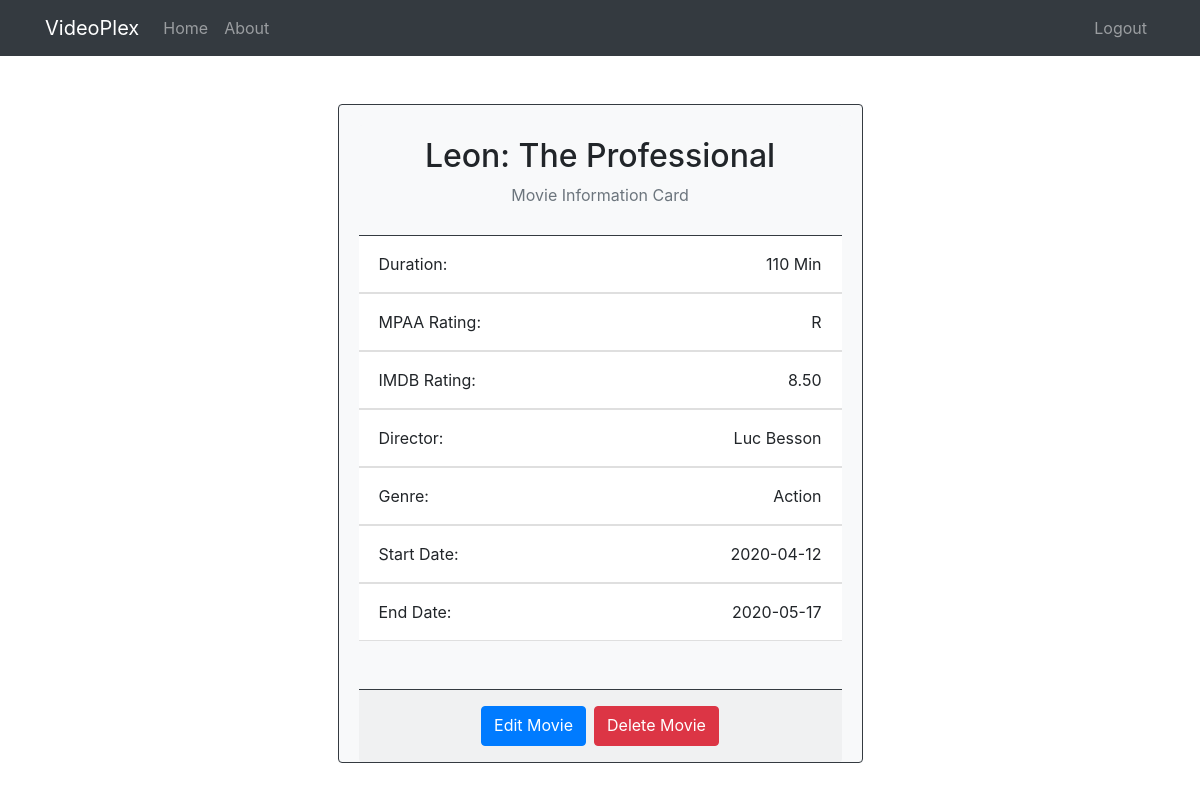
The page /cinemas/view_movie/2000/4000 (signed in) on the database its author committed.
### tables this page shows
CREATE TABLE movie (
    movie_id INT(6) AUTO_INCREMENT,
    movie_name VARCHAR(256) NOT NULL,
    duration INT(5),
    rating_mpaa CHAR(4),
    rating_imdb DECIMAL(4, 2),
    director VARCHAR(30) NOT NULL,
    genre VARCHAR(20),
    start_date DATE,
    end_date DATE,
    PRIMARY KEY (movie_id)
);

### app/controllers/Cinemas.php (called while the page is built, shortened)
<?php
    class Cinemas extends Controller {
        public function __construct() {
            $this->cinemaModel = $this->model('Cinema');
        }
        public function view_movie($cinema_id, $movie_id) {
            $data = [
                'cinema_id' => $cinema_id,
                'movie_id' => $movie_id,
                'movie' => array()
            ];
            $data['movie'] = $this->cinemaModel->getMovieById($data['movie_id']);
            $this->view('cinemas/view_movie', $data);
        }
    }

### app/libraries/Core.php (called while the page is built, shortened)
<?php
    class Core {
        protected $currentMethod = 'index';
        public function __construct() {
            $url = $this->getUrl();
            if (file_exists('../app/controllers/' . ucwords($url[0]) . '.php')) {
                unset($url[0]);
            }
            $this->currentController = new $this->currentController;
            if (isset($url[1])) {
                if (method_exists($this->currentController, $url[1])) {
                    $this->currentMethod = $url[1];
                    unset($url[1]);
                }
            }
            $this->params = $url ? array_values($url) : [];
            call_user_func_array([$this->currentController, $this->currentMethod], $this->params);
        }
        public function getUrl() {
            if(isset($_GET['url'])) {
                $url = rtrim($_GET['url'], '/');
                $url = filter_var($url, FILTER_SANITIZE_URL);
                $url = explode('/', $url);
                return $url;
            }
        }
    }

### public/index.php (called while the page is built, shortened)
<?php
  $init = new Core;

### app/libraries/Database.php (called while the page is built, shortened)
<?php
class Database {
    private $host = DB_HOST;
    private $user = DB_USER;
    private $pass = DB_PASS;
    private $dbname = DB_NAME;
    private $dbHandler;
    private $stmt;
    public function __construct() {
        $dsn = 'mysql:host=' . $this->host . ';dbname=' . $this->dbname;
        $options = array(
            PDO::ATTR_PERSISTENT => true,
            PDO::ATTR_ERRMODE => PDO::ERRMODE_EXCEPTION,
        );
        try {
            $this->dbHandler = new PDO($dsn, $this->user, $this->pass, $options);
        }
        catch(PDOException $e) {
            $this->error = $e->getMessage();
            echo $this->error;
        }
    }
    public function query($sql) {
        $this->stmt = $this->dbHandler->prepare($sql);
    }
    public function bind($param, $value, $type = null) {
        if(is_null($type)) {
            switch(true) {
                default:
                    $type = PDO::PARAM_STR;
            }
        }
        $this->stmt->bindValue($param, $value, $type);
    }
    public function execute() {
        return $this->stmt->execute();
    }
    public function single() {
        $this->execute();
        return $this->stmt->fetch(PDO::FETCH_OBJ);
    }
}

### app/models/Cinema.php (called while the page is built, shortened)
<?php
    class Cinema {
        private $db;
        public function __construct() {
            $this->db = new Database;
        }
        public function getMovieById($id) {
            $this->db->query('SELECT * FROM movie WHERE movie_id = :id');
            $this->db->bind(':id', $id);
            $result = $this->db->single();
            return $result;
        }
    }

### app/views/cinemas/view_movie.php (the view, shortened to what this page needs)
<?php require APPROOT . '/views/inc/header.php'; ?>
    <div class="col-md-6 mx-auto">
        <div class="card card-body border-dark bg-light my-5 pb-0">
            <div class="card-header  bg-light border-dark d-flex flex-column justify-content-center align-items-center">
                <h2><?php echo $data['movie']->movie_name; ?></h2>
                <p class="text-muted">Movie Information Card</p>
            </div>
            <ul class="list-group list-group-flush mb-5">
                <li class="list-group-item mb-0 pb-0">
                    <div class="d-flex justify-content-between pt-1">
                        <p class="w-50">Duration:</p>
                        <p><?php echo $data['movie']->duration; ?> Min</p>
                    </div>
                </li>
                <li class="list-group-item mb-0 pb-0">
                    <div class="d-flex justify-content-between pt-1">
                        <p class="w-50">MPAA Rating:</p>
                        <p><?php echo $data['movie']->rating_mpaa; ?></p>
                    </div>
                </li>
                <li class="list-group-item mb-0 pb-0">
                    <div class="d-flex justify-content-between pt-1">
                        <p class="w-50">IMDB Rating:</p>
                        <p><?php echo $data['movie']->rating_imdb; ?></p>
                    </div>
                </li>
                <li class="list-group-item mb-0 pb-0">
                    <div class="d-flex justify-content-between pt-1">
                        <p class="w-50">Director:</p>
                        <p><?php echo $data['movie']->director; ?></p>
                    </div>
                </li>
                <li class="list-group-item mb-0 pb-0">
                    <div class="d-flex justify-content-between pt-1">
                        <p class="w-50">Genre:</p>
                        <p><?php echo $data['movie']->genre; ?></p>
                    </div>
                </li>
                <li class="list-group-item mb-0 pb-0">
                    <div class="d-flex justify-content-between pt-1">
                        <p class="w-50">Start Date:</p>
                        <p><?php echo $data['movie']->start_date; ?></p>
                    </div>
                </li>
                <li class="list-group-item mb-0 pb-0">
                    <div class="d-flex justify-content-between pt-1">
                        <p class="w-50">End Date:</p>
                        <p><?php echo $data['movie']->end_date; ?></p>
                    </div>
                </li>
            </ul>
            <div class="card-footer d-flex justify-content-center border-dark">
                <div class="p-1">
                    <a href="<?php echo URLROOT; ?>/cinemas/edit_movie/<?php
                                    echo $data['cinema_id']; ?>/<?php
                                    echo $data['movie_id']; ?>"
                                    class="btn btn-primary btn-block pb-2">Edit Movie</a>
                </div>
                <div class="p-1">
                    <a href="<?php echo URLROOT; ?>/cinemas/delete_movie/<?php echo $data['cinema_id']; ?>/<?php echo $data['movie_id']; ?>" class="btn btn-danger btn-block pb-2">Delete Movie</a>
                </div>
            </div>
        </div>
    </div>
 <?php require APPROOT . '/views/inc/footer.php'; ?>

### rows shown on the page
movie: movie_name "Leon: The Professional", duration "110", rating_mpaa "R", rating_imdb "8.50", director "Luc Besson", genre "Action", start_date "2020-04-12", end_date "2020-05-17"

### other values the page prints
SITENAME "VideoPlex"
